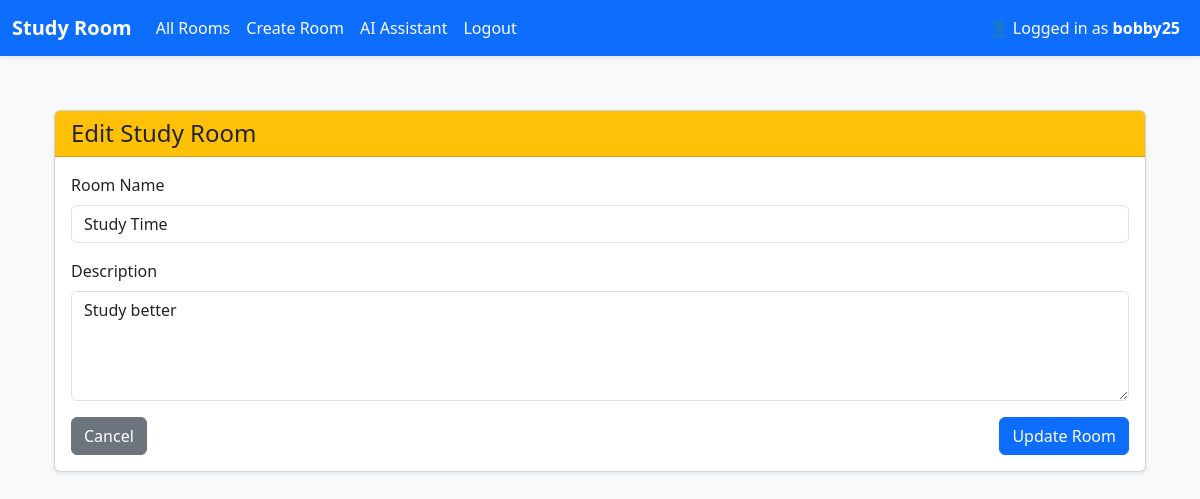
Page /studyroom/rooms/5/edit (signed in) on the committed database.
### app/models.py (models this page shows)
class User(db.Model, UserMixin): # UserMixin allows methods for user
    id = db.Column(db.Integer, primary_key=True) # primary_key is the identifier for the table. every id column will automatically become unqiue for every user
    username = db.Column(db.String(25), nullable=False, unique=True) # all field must have value and must be unique. can have 25 char max
    email = db.Column(db.String(120), nullable=False, unique=True)
    password_hash = db.Column(db.String(128), nullable=False)
    bio = db.Column(db.Text, nullable=True)
    image_file = db.Column(db.String(120), default="default.jpg")

class StudyRoom(db.Model):
    id = db.Column(db.Integer, primary_key=True) # each room has a uniuqe id
    name = db.Column(db.String(100), nullable=False) # nullable means column cannot be empty
    description = db.Column(db.Text, nullable=True)
    host_id = db.Column(db.Integer, db.ForeignKey('user.id'), nullable=False) # links to the user who created the room
    created_at = db.Column(db.DateTime, default=datetime.utcnow)
    is_active = db.Column(db.Boolean, default=True)
    host = db.relationship('User', backref=db.backref('study_rooms', lazy=True))
    messages = db.relationship('Message', backref='room', cascade="all, delete", passive_deletes=True)

### app/studyroom/routes.py (the view)
@studyroom_bp.route('/rooms/<int:room_id>/edit', methods=['GET', 'POST'])
@login_required
def edit_room(room_id):
    room = StudyRoom.query.get_or_404(room_id)
    if room.host_id != current_user.id:
        flash("You don't have permission to edit this room", "danger")
        return redirect(url_for('studyroom.room_list'))
    if request.method == 'POST': # if post method is called update name and description of room
        room.name = request.form['name']
        room.description = request.form['description']
        db.session.commit() # commit the changes so they are saved to the database
        flash("Room updated sucessfully", "success")
        return redirect(url_for('studyroom.room_detail', room_id=room.id))
    return render_template('rooms/edit.html', room=room)

### app/__init__.py (called while the page is built)
def create_app():
    app = Flask(__name__)
    app.config.from_object(Config) # set config file
    db.init_app(app)
    login_manager.init_app(app)
    socketio.init_app(app)
    mail.init_app(app)
    from flask_migrate import Migrate
    migrate = Migrate(app, db)
    from app.models import User, StudyRoom
    @login_manager.user_loader
    def load_user(user_id):
        return User.query.get(int(user_id))
    from dotenv import load_dotenv
    load_dotenv()
    from app.auth import auth_bp
    app.register_blueprint(auth_bp, url_prefix='/auth')
    from app.studyroom import studyroom_bp
    app.register_blueprint(studyroom_bp, url_prefix='/studyroom')
    try:
        from app.main import main_bp # Register main Blueprint
        app.register_blueprint(main_bp)
    except ImportError:
        pass
    from app import sockets
    return app

### app/templates/rooms/edit.html (shortened to what this page needs)
{% extends 'base.html' %}
{% block content %}
<div class="container py-4">
    <div class="card shadow-sm">
        <div class="card-header bg-warning text-dark">
            <h4 class="mb-0">Edit Study Room</h4>
        </div>
        <div class="card-body">
            <form method="POST">
                <div class="mb-3">
                    <label for="name" class="form-label">Room Name</label>
                    <input type="text" name="name" id="name" value="{{ room.name }}" class="form-control" required>
                </div>
                <div class="mb-3">
                    <label for="description" class="form-label">Description</label>
                    <textarea name="description" id="description" class="form-control" rows="4" required>{{ room.description }}</textarea>
                </div>
                <div class="d-flex justify-content-between">
                    <a href="{{ url_for('studyroom.room_detail', room_id=room.id) }}" class="btn btn-secondary">Cancel</a>
                    <button type="submit" class="btn btn-primary">Update Room</button>
                </div>
            </form>
        </div>
    </div>
</div>
{% endblock %}

### app/templates/base.html (shortened to what this page needs)
<!DOCTYPE html>
<html lang="en">
<head>
    <link href="https://cdn.jsdelivr.net/npm/bootstrap@5.3.0/dist/css/bootstrap.min.css" rel="stylesheet">
</head>
<body>
<nav class="navbar navbar-expand-lg shadow-sm">
  <div class="container-fluid">
    <a class="navbar-brand fw-bold" href="{{ url_for('main.home') }}">Study Room</a>
    <div class="collapse navbar-collapse" id="navbarNav">
      <ul class="navbar-nav me-auto">
        {% if current_user.is_authenticated %}
          <li class="nav-item">
            <a class="nav-link" href="{{ url_for('studyroom.room_list') }}">All Rooms</a>
          </li>
          <li class="nav-item">
            <a class="nav-link" href="{{ url_for('studyroom.create_room') }}">Create Room</a>
          </li>
          <li class="nav-item">
            <a class="nav-link" href="{{ url_for('studyroom.ai_assistant') }}">AI Assistant</a>
          </li>
          <li class="nav-item">
            <a class="nav-link" href="{{ url_for('auth.logout') }}">Logout</a>
          </li>
        {% endif %}
      </ul>
      {% if current_user.is_authenticated %}
      <ul class="navbar-nav ms-auto">
        <li class="nav-item">
          <a href="{{ url_for('auth.profile') }}" class="nav-link">
            👤 Logged in as <strong>{{ current_user.username }}</strong>
        </a>
        </li>
      </ul>
      {% endif %}
    </div>
  </div>
</nav>
<div class="container">
    {% block content %}{% endblock %}
</div>
</body>
</html>

### app/templates/base.html (style rules this page uses)
body { background-color: #f8f9fa; }
.navbar { background-color: #0d6efd; }
.navbar-brand, .nav-link, .navbar-text { color: white !important; }
.container { margin-top: 30px; }

### rows in the picture
User: username "bobby25"
StudyRoom: name "Study Time", description "Study better"
